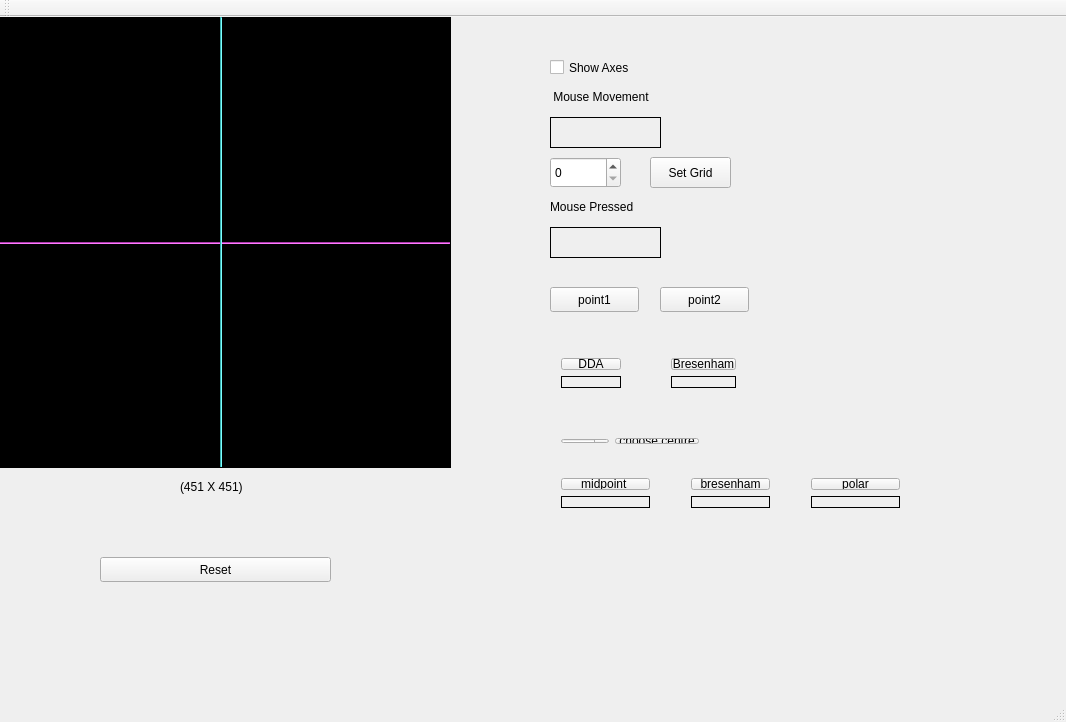
<?xml version="1.0" encoding="UTF-8"?>
<ui version="4.0">
 <class>MainWindow</class>
 <widget class="QMainWindow" name="MainWindow">
  <property name="geometry">
   <rect>
    <x>0</x>
    <y>0</y>
    <width>1066</width>
    <height>722</height>
   </rect>
  </property>
  <property name="windowTitle">
   <string>MainWindow</string>
  </property>
  <widget class="QWidget" name="centralWidget">
   <widget class="my_label" name="frame">
    <property name="geometry">
     <rect>
      <x>0</x>
      <y>0</y>
      <width>451</width>
      <height>451</height>
     </rect>
    </property>
    <property name="mouseTracking">
     <bool>true</bool>
    </property>
    <property name="styleSheet">
     <string notr="true">background-color: rgb(0, 0, 0);</string>
    </property>
    <property name="frameShape">
     <enum>QFrame::Box</enum>
    </property>
    <property name="text">
     <string/>
    </property>
   </widget>
   <widget class="QLabel" name="mouse_movement">
    <property name="geometry">
     <rect>
      <x>550</x>
      <y>100</y>
      <width>111</width>
      <height>31</height>
     </rect>
    </property>
    <property name="frameShape">
     <enum>QFrame::Panel</enum>
    </property>
    <property name="text">
     <string/>
    </property>
   </widget>
   <widget class="QLabel" name="label_3">
    <property name="geometry">
     <rect>
      <x>540</x>
      <y>70</y>
      <width>151</width>
      <height>20</height>
     </rect>
    </property>
    <property name="text">
     <string>    Mouse Movement</string>
    </property>
   </widget>
   <widget class="QLabel" name="mouse_pressed">
    <property name="geometry">
     <rect>
      <x>550</x>
      <y>210</y>
      <width>111</width>
      <height>31</height>
     </rect>
    </property>
    <property name="frameShape">
     <enum>QFrame::Panel</enum>
    </property>
    <property name="text">
     <string/>
    </property>
   </widget>
   <widget class="QLabel" name="label_5">
    <property name="geometry">
     <rect>
      <x>550</x>
      <y>180</y>
      <width>121</width>
      <height>20</height>
     </rect>
    </property>
    <property name="text">
     <string>Mouse Pressed</string>
    </property>
   </widget>
   <widget class="QLabel" name="label_6">
    <property name="geometry">
     <rect>
      <x>180</x>
      <y>460</y>
      <width>81</width>
      <height>20</height>
     </rect>
    </property>
    <property name="text">
     <string>(451 X 451)</string>
    </property>
   </widget>
   <widget class="Line" name="x_axis">
    <property name="geometry">
     <rect>
      <x>0</x>
      <y>225</y>
      <width>450</width>
      <height>2</height>
     </rect>
    </property>
    <property name="styleSheet">
     <string notr="true">background-color: rgb(255, 85, 255);</string>
    </property>
    <property name="orientation">
     <enum>Qt::Horizontal</enum>
    </property>
   </widget>
   <widget class="Line" name="y_axis">
    <property name="geometry">
     <rect>
      <x>220</x>
      <y>0</y>
      <width>2</width>
      <height>450</height>
     </rect>
    </property>
    <property name="styleSheet">
     <string notr="true">
background-color: rgb(85, 255, 255);</string>
    </property>
    <property name="orientation">
     <enum>Qt::Vertical</enum>
    </property>
   </widget>
   <widget class="QCheckBox" name="show_axes">
    <property name="geometry">
     <rect>
      <x>550</x>
      <y>40</y>
      <width>101</width>
      <height>21</height>
     </rect>
    </property>
    <property name="text">
     <string>Show Axes</string>
    </property>
   </widget>
   <widget class="QPushButton" name="setgridbutton">
    <property name="geometry">
     <rect>
      <x>650</x>
      <y>140</y>
      <width>81</width>
      <height>31</height>
     </rect>
    </property>
    <property name="text">
     <string>Set Grid</string>
    </property>
   </widget>
   <widget class="QSpinBox" name="gridspinbox">
    <property name="geometry">
     <rect>
      <x>550</x>
      <y>140</y>
      <width>71</width>
      <height>31</height>
     </rect>
    </property>
   </widget>
   <widget class="QPushButton" name="resetButton">
    <property name="geometry">
     <rect>
      <x>100</x>
      <y>540</y>
      <width>231</width>
      <height>25</height>
     </rect>
    </property>
    <property name="text">
     <string>Reset</string>
    </property>
   </widget>
   <widget class="QPushButton" name="setpoint1">
    <property name="geometry">
     <rect>
      <x>550</x>
      <y>270</y>
      <width>89</width>
      <height>25</height>
     </rect>
    </property>
    <property name="text">
     <string>point1</string>
    </property>
   </widget>
   <widget class="QPushButton" name="setpoint2">
    <property name="geometry">
     <rect>
      <x>660</x>
      <y>270</y>
      <width>89</width>
      <height>25</height>
     </rect>
    </property>
    <property name="text">
     <string>point2</string>
    </property>
   </widget>
   <widget class="QWidget" name="layoutWidget">
    <property name="geometry">
     <rect>
      <x>550</x>
      <y>330</y>
      <width>82</width>
      <height>52</height>
     </rect>
    </property>
    <layout class="QVBoxLayout" name="verticalLayout">
     <item>
      <widget class="QPushButton" name="DDAline">
       <property name="text">
        <string>DDA</string>
       </property>
      </widget>
     </item>
     <item>
      <widget class="QLabel" name="time_dda">
       <property name="frameShape">
        <enum>QFrame::Panel</enum>
       </property>
       <property name="text">
        <string/>
       </property>
      </widget>
     </item>
    </layout>
   </widget>
   <widget class="QWidget" name="layoutWidget">
    <property name="geometry">
     <rect>
      <x>660</x>
      <y>330</y>
      <width>87</width>
      <height>52</height>
     </rect>
    </property>
    <layout class="QVBoxLayout" name="verticalLayout_2">
     <item>
      <widget class="QPushButton" name="bresenhamLine">
       <property name="text">
        <string>Bresenham</string>
       </property>
      </widget>
     </item>
     <item>
      <widget class="QLabel" name="time_Bresenhum">
       <property name="frameShape">
        <enum>QFrame::Panel</enum>
       </property>
       <property name="text">
        <string/>
       </property>
      </widget>
     </item>
    </layout>
   </widget>
   <widget class="QWidget" name="layoutWidget">
    <property name="geometry">
     <rect>
      <x>550</x>
      <y>410</y>
      <width>160</width>
      <height>28</height>
     </rect>
    </property>
    <layout class="QHBoxLayout" name="horizontalLayout">
     <item>
      <widget class="QSpinBox" name="radius_circle"/>
     </item>
     <item>
      <widget class="QPushButton" name="Centre_circle">
       <property name="text">
        <string>choose centre</string>
       </property>
      </widget>
     </item>
    </layout>
   </widget>
   <widget class="QWidget" name="layoutWidget">
    <property name="geometry">
     <rect>
      <x>680</x>
      <y>450</y>
      <width>101</width>
      <height>52</height>
     </rect>
    </property>
    <layout class="QVBoxLayout" name="verticalLayout_3">
     <item>
      <widget class="QPushButton" name="bresenham">
       <property name="text">
        <string>bresenham</string>
       </property>
      </widget>
     </item>
     <item>
      <widget class="QLabel" name="circle_bresenham_time">
       <property name="frameShape">
        <enum>QFrame::Panel</enum>
       </property>
       <property name="text">
        <string/>
       </property>
      </widget>
     </item>
    </layout>
   </widget>
   <widget class="QWidget" name="layoutWidget">
    <property name="geometry">
     <rect>
      <x>550</x>
      <y>450</y>
      <width>111</width>
      <height>52</height>
     </rect>
    </property>
    <layout class="QVBoxLayout" name="verticalLayout_4">
     <item>
      <widget class="QPushButton" name="midpoint_circle">
       <property name="text">
        <string>midpoint </string>
       </property>
      </widget>
     </item>
     <item>
      <widget class="QLabel" name="circle_midpoint_time">
       <property name="frameShape">
        <enum>QFrame::Panel</enum>
       </property>
       <property name="text">
        <string/>
       </property>
      </widget>
     </item>
    </layout>
   </widget>
   <widget class="QWidget" name="">
    <property name="geometry">
     <rect>
      <x>800</x>
      <y>450</y>
      <width>111</width>
      <height>52</height>
     </rect>
    </property>
    <layout class="QVBoxLayout" name="verticalLayout_5">
     <item>
      <widget class="QPushButton" name="circle_polar">
       <property name="text">
        <string>polar</string>
       </property>
      </widget>
     </item>
     <item>
      <widget class="QLabel" name="circle_polar_time">
       <property name="frameShape">
        <enum>QFrame::Panel</enum>
       </property>
       <property name="text">
        <string/>
       </property>
      </widget>
     </item>
    </layout>
   </widget>
  </widget>
  <widget class="QMenuBar" name="menuBar">
   <property name="geometry">
    <rect>
     <x>0</x>
     <y>0</y>
     <width>1066</width>
     <height>22</height>
    </rect>
   </property>
  </widget>
  <widget class="QToolBar" name="mainToolBar">
   <attribute name="toolBarArea">
    <enum>TopToolBarArea</enum>
   </attribute>
   <attribute name="toolBarBreak">
    <bool>false</bool>
   </attribute>
  </widget>
  <widget class="QStatusBar" name="statusBar"/>
 </widget>
 <layoutdefault spacing="6" margin="11"/>
 <customwidgets>
  <customwidget>
   <class>my_label</class>
   <extends>QLabel</extends>
   <header location="global">my_label.h</header>
  </customwidget>
 </customwidgets>
 <resources/>
 <connections/>
</ui>
